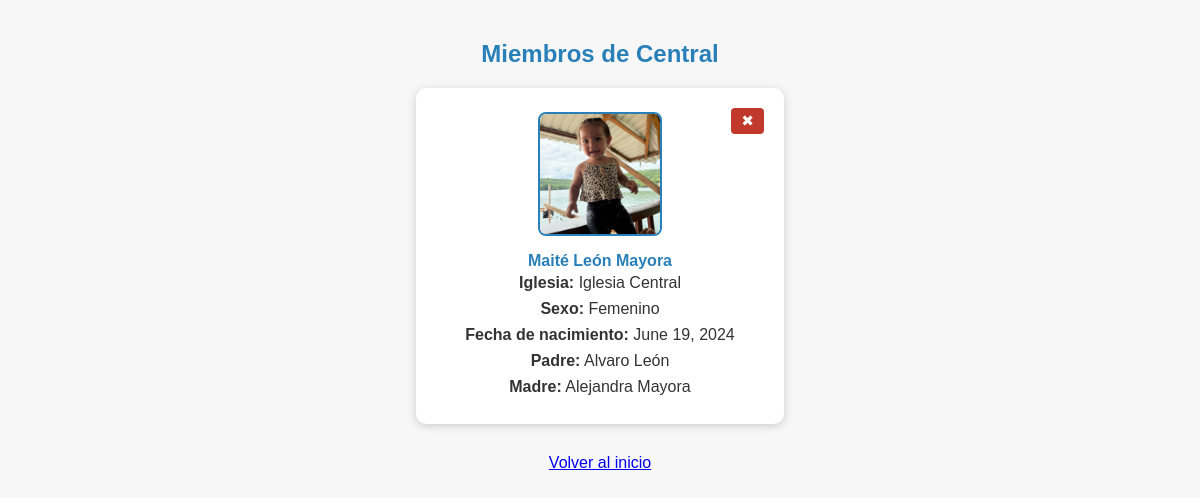
Page /miembros/lista/Central/ on the committed database.
### miembros/models.py (models this page shows)
class Miembro(models.Model):
    IGLESIA_CHOICES = [
        ('Central', 'Iglesia Central'),
        ('Tekera', 'Filial La Tekera'),
        ('Pital', 'Filial El Pital'),
        ('Sauce', 'Filial El Sauce'),
    ]
    ESTADO_CIVIL_CHOICES = [
        ('Casado', 'Casado'),
        ('Acompañado', 'Acompañado'),
        ('Viudo', 'Viudo'),
    ]
    iglesia = models.CharField(max_length=20, choices=IGLESIA_CHOICES, default='Central')
    nombre = models.CharField(max_length=100)
    apellido = models.CharField(max_length=100)
    estado_civil = models.CharField(max_length=20, choices=ESTADO_CIVIL_CHOICES, blank=True, null=True)
    nombre_conyugue = models.CharField(max_length=100, blank=True, null=True)
    cantidad_hijos = models.PositiveIntegerField(blank=True, null=True)
    nombres_hijos = models.TextField(blank=True, null=True)
    sexo = models.CharField(max_length=10, choices=[('M', 'Masculino'), ('F', 'Femenino')], default='M')
    nombre_padre = models.CharField(max_length=100, blank=True, null=True)
    nombre_madre = models.CharField(max_length=100, blank=True, null=True)
    fecha_nacimiento = models.DateField(blank=True, null=True)
    direccion = models.TextField(blank=True, null=True)
    telefono = models.CharField(max_length=20, blank=True, null=True)
    email = models.EmailField(blank=True, null=True)
    cargo = models.CharField(max_length=100, blank=True, null=True)
    otros_cargos = models.CharField(max_length=200, blank=True, null=True)
    foto = models.ImageField(upload_to='fotos_miembros/', null=True, blank=True)

### miembros/views.py (the view)
# urls.py: path('lista/<str:iglesia>/', lista_miembros, name='lista_miembros'),
def lista_miembros(request, iglesia):
    from .models import Miembro
    miembros = Miembro.objects.filter(iglesia=iglesia)
    return render(request, 'lista_miembros.html', {'miembros': miembros, 'iglesia': iglesia})

### miembros/templates/lista_miembros.html (shortened to what this page needs)
<!DOCTYPE html>
<html lang="es">
<head>
</head>
<body>
    <div class="container">
        <h2>Miembros de {{ iglesia }}</h2>
        <div class="cards">
            {% for miembro in miembros %}
            <div class="card">
                <form method="get" action="/miembros/eliminar/{{ miembro.id }}/" style="position:absolute;top:10px;right:10px;">
                    <button type="submit" class="eliminar-btn" title="Eliminar" onclick="confirmarEliminar(event, '{{ miembro.nombre }} {{ miembro.apellido }}')">✖</button>
                </form>
                {% if miembro.foto %}
                    <img src="{{ miembro.foto.url }}" alt="Foto de {{ miembro.nombre }}">
                {% else %}
                    <img src="https://ui-avatars.com/api/?name={{ miembro.nombre }}+{{ miembro.apellido }}&background=2980b9&color=fff" alt="Sin foto">
                {% endif %}
                <strong ondblclick="editarMiembro({{ miembro.id }})" title="Doble clic para editar">{{ miembro.nombre }} {{ miembro.apellido }}</strong>
                <p><b>Iglesia:</b> {{ miembro.get_iglesia_display }}</p>
                <p><b>Sexo:</b> {{ miembro.get_sexo_display }}</p>
                <p><b>Fecha de nacimiento:</b> {{ miembro.fecha_nacimiento }}</p>
                {% if miembro.nombre_padre %}<p><b>Padre:</b> {{ miembro.nombre_padre }}</p>{% endif %}
                {% if miembro.nombre_madre %}<p><b>Madre:</b> {{ miembro.nombre_madre }}</p>{% endif %}
            </div>
            {% empty %}
            <p>No hay miembros registrados en esta iglesia.</p>
            {% endfor %}
        </div>
        <div style="text-align:center; margin-top:30px;">
            <a href="/miembros/">Volver al inicio</a>
        </div>
    </div>
</body>
</html>

### miembros/templates/lista_miembros.html (style rules this page uses)
body { background: #f7f7f7; font-family: Arial, sans-serif; }
.container { max-width: 1100px; margin: 40px auto; }
h2 { color: #2980b9; text-align: center; }
.cards { display: flex; flex-wrap: wrap; gap: 24px; justify-content: center; }
.card { background: #fff; border-radius: 10px; box-shadow: 0 2px 8px #ccc; padding: 24px; width: 320px; display: flex; flex-direction: column; align-items: center; position: relative; }
.card img { width: 120px; height: 120px; object-fit: cover; border-radius: 8px; margin-bottom: 16px; border: 2px solid #2980b9; }
.card strong { color: #2980b9; cursor: pointer; }
.card p { margin: 4px 0; color: #333; }
.eliminar-btn { position: absolute; top: 10px; right: 10px; background: #c0392b; color: #fff; border: none; border-radius: 4px; padding: 4px 10px; font-size: 0.95em; cursor: pointer; }

### rows in the picture
Miembro: iglesia "Central", foto (picture), nombre "Maité", apellido "León Mayora", iglesia "Iglesia Central", sexo "Femenino", fecha_nacimiento "June 19, 2024", nombre_padre "Alvaro León", nombre_madre "Alejandra Mayora"
